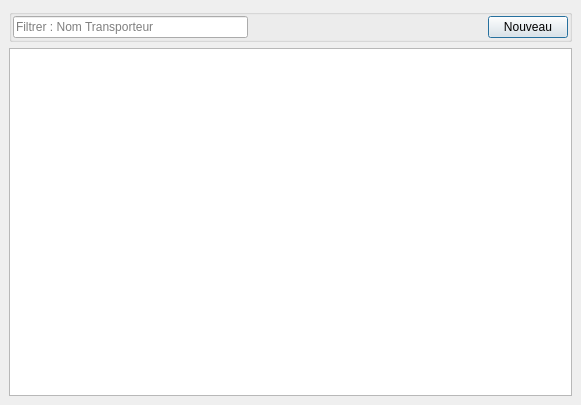
<?xml version="1.0" encoding="UTF-8"?>
<ui version="4.0">
 <class>UITransporteurListView</class>
 <widget class="QDialog" name="UITransporteurListView">
  <property name="geometry">
   <rect>
    <x>0</x>
    <y>0</y>
    <width>581</width>
    <height>405</height>
   </rect>
  </property>
  <property name="windowTitle">
   <string>Dialog</string>
  </property>
  <layout class="QVBoxLayout" name="verticalLayout">
   <property name="leftMargin">
    <number>9</number>
   </property>
   <property name="topMargin">
    <number>9</number>
   </property>
   <property name="rightMargin">
    <number>9</number>
   </property>
   <property name="bottomMargin">
    <number>9</number>
   </property>
   <item>
    <widget class="QGroupBox" name="groupBox">
     <property name="title">
      <string/>
     </property>
     <layout class="QHBoxLayout" name="horizontalLayout_2">
      <property name="leftMargin">
       <number>1</number>
      </property>
      <property name="topMargin">
       <number>1</number>
      </property>
      <property name="rightMargin">
       <number>1</number>
      </property>
      <property name="bottomMargin">
       <number>1</number>
      </property>
      <item>
       <widget class="QLineEdit" name="filtreLineEdit">
        <property name="placeholderText">
         <string>Filtrer : Nom Transporteur</string>
        </property>
       </widget>
      </item>
      <item>
       <spacer name="horizontalSpacer">
        <property name="orientation">
         <enum>Qt::Horizontal</enum>
        </property>
        <property name="sizeHint" stdset="0">
         <size>
          <width>40</width>
          <height>20</height>
         </size>
        </property>
       </spacer>
      </item>
      <item>
       <widget class="QPushButton" name="newButton">
        <property name="text">
         <string>Nouveau</string>
        </property>
       </widget>
      </item>
     </layout>
    </widget>
   </item>
   <item>
    <widget class="QTableView" name="tableView"/>
   </item>
  </layout>
 </widget>
 <resources/>
 <connections/>
</ui>
